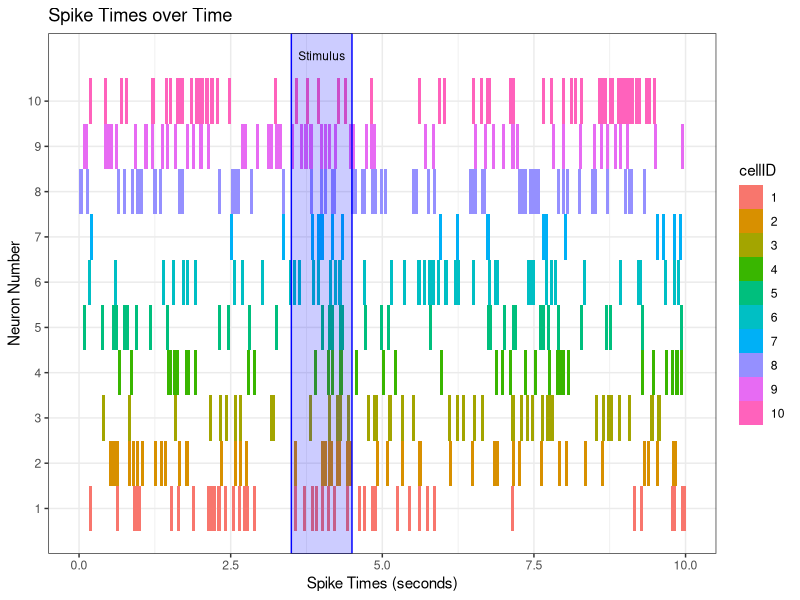
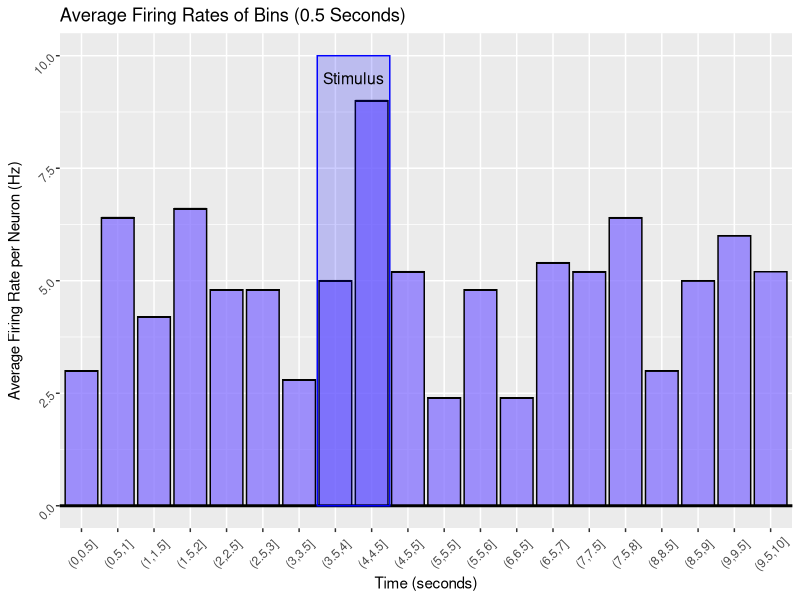
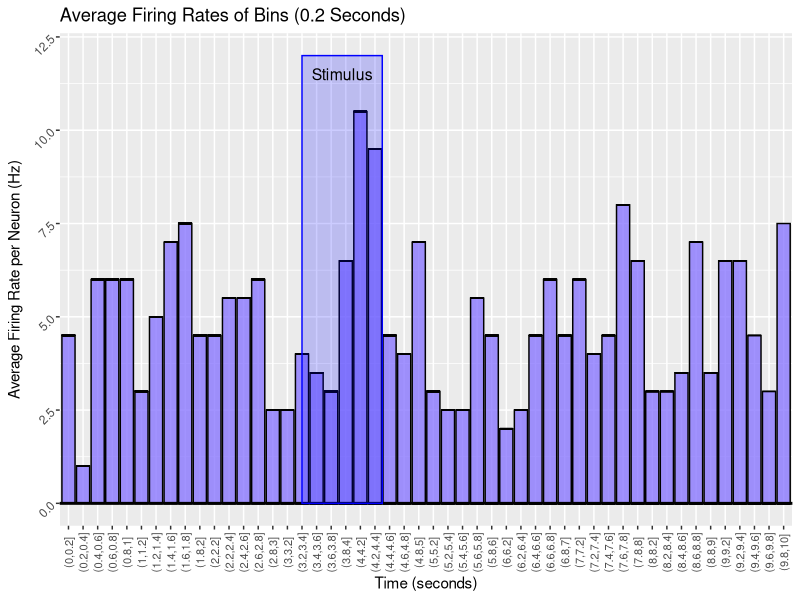
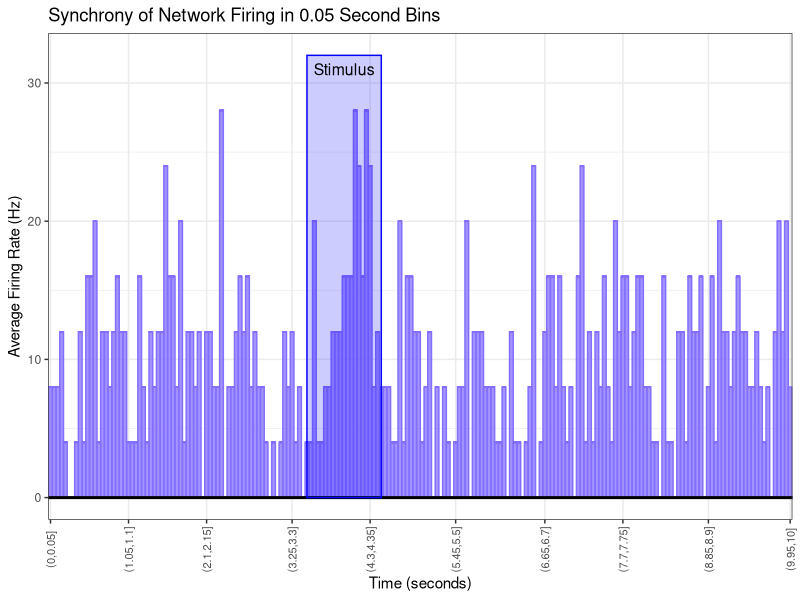
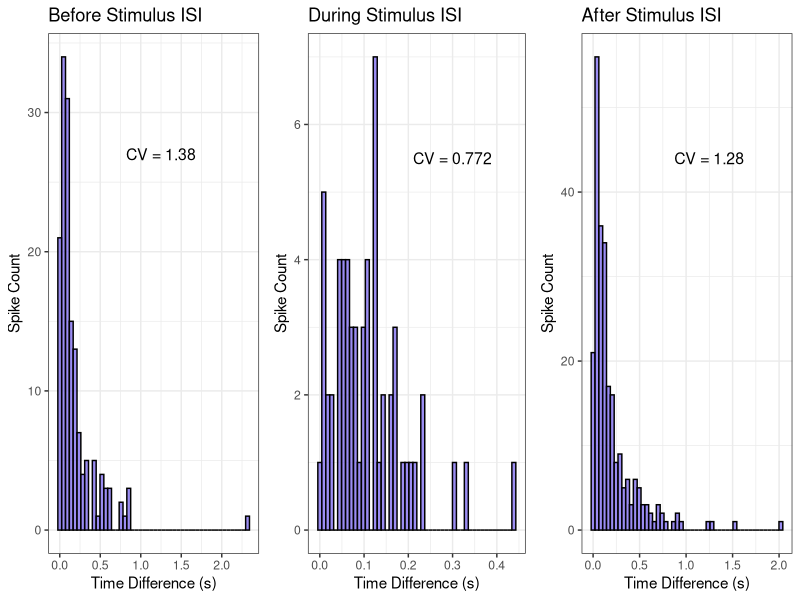

These charts were generated, in order, by the following R code:
# Caroline Cutter
# HW 5: Networks
# Wednesday, January 18, 2022

# -------------------------------- CODE -----------------------------------

# IMPORTS

library("ggplot2")                                   # ggplot2 library
library("tidyverse")                                 # tidyverse library
library("gridExtra")                                 # gridExtra library


setwd("~/Desktop/NSCI Data Science/Lab/Homework/HW 5")


# Initialize data frame --> column 1 = spike times, column 2 = neuron number
allSpikes.df <- data.frame(spikeTimes = NULL, cellID = NULL)

# Read in data frames then bind them to the big one 
spike.df <- read_csv("spikeTimes_neuron1_M1cortex.csv") %>% mutate(cellID = factor(1)) 
allSpikes.df <- rbind(allSpikes.df, spike.df)
spike.df <- read_csv("spikeTimes_neuron2_M1cortex.csv") %>% mutate(cellID = factor(2)) 
allSpikes.df <- rbind(allSpikes.df, spike.df)
spike.df <- read_csv("spikeTimes_neuron3_M1cortex.csv") %>% mutate(cellID = factor(3))
allSpikes.df <- rbind(allSpikes.df, spike.df)
spike.df <- read_csv("spikeTimes_neuron4_M1cortex.csv") %>% mutate(cellID = factor(4))
allSpikes.df <- rbind(allSpikes.df, spike.df)
spike.df <- read_csv("spikeTimes_neuron5_M1cortex.csv") %>% mutate(cellID = factor(5))
allSpikes.df <- rbind(allSpikes.df, spike.df)
spike.df <- read_csv("spikeTimes_neuron6_M1cortex.csv") %>% mutate(cellID = factor(6)) 
allSpikes.df <- rbind(allSpikes.df, spike.df)
spike.df <- read_csv("spikeTimes_neuron7_M1cortex.csv") %>% mutate(cellID = factor(7)) 
allSpikes.df <- rbind(allSpikes.df, spike.df)
spike.df <- read_csv("spikeTimes_neuron8_M1cortex.csv") %>% mutate(cellID = factor(8))
allSpikes.df <- rbind(allSpikes.df, spike.df)
spike.df <- read_csv("spikeTimes_neuron9_M1cortex.csv") %>% mutate(cellID = factor(9))
allSpikes.df <- rbind(allSpikes.df, spike.df)
spike.df <- read_csv("spikeTimes_neuron10_M1cortex.csv") %>% mutate(cellID = factor(10))
allSpikes.df <- rbind(allSpikes.df, spike.df)


allSpikes.df <- allSpikes.df[c("spikes", "cellID")]



# --------------------------- WS 5: Networks  ------------------------------


# PART 1:  Plot one of the graphs you designed 

# Raster Plot 
ggplot(data = allSpikes.df) +                               
  geom_tile(mapping = aes(x = spikes, 
                          y = cellID,
                          fill = cellID ), 
            width = .05) + 
  ggtitle("Spike Times over Time") +                   
  labs(x ="Spike Times (seconds)", y = "Neuron Number")  + 
  annotate("rect", xmin= 3.5, xmax = 4.5,
           ymin = 0 , ymax = 11.5, 
           alpha=0.2, color="blue", fill="blue") +
  annotate("text", x= 4, y = 11, label = "Stimulus", size = 3 ) + 
  theme_bw()




# *****************************************************************************

# PART 2: Plot the Three graphs we talked about in class


# FIRING RATE GRAPH (PER NEURON)

# Data for .5 second bins 
spike.data <- data.frame(bin = cut(allSpikes.df$spikes,     
                                   breaks = .5*(0:20),           # make 20 breaks of .5 seconds each
                                   dig.lab = 5) )%>%        
  group_by(bin) %>%                      # group by bins
  summarise(count = as.vector(table(bin)), bin = as.vector(names(table(bin)))) %>%    
  mutate(frequency = count/(.5 * 10))    # Frequency PER NEURON  = # spikes / time * N  


# Graph .5 second bins 
ggplot(data = spike.data) +                         
  geom_col(mapping = aes(x = bin, y = frequency),
           fill = "slateblue1",
           color = "black",
           alpha = .75 ) +
  geom_hline(yintercept = 0, size = 1, color = "black") +
  ggtitle("Average Firing Rates of Bins (0.5 Seconds)") + 
  labs(x ="Time (seconds)", y = "Average Firing Rate per Neuron (Hz)") + 
  theme(axis.text.x = element_text(angle = 45, vjust = .5),    # adjust text
        axis.text.y = element_text(angle = 45)) +
  annotate("rect", xmin= 7.5, xmax = 9.5,
         ymin = 0 , ymax = 10, 
         alpha=0.2, color="blue", fill="blue") + 
  annotate("text", x= 8.5, y = 9.5, label = "Stimulus", size = 4 )




# Data for .2 second bins 
spike.data <- data.frame(bin = cut(allSpikes.df$spikes,   
                                   breaks = .2*(0:50),    # make 50 breaks of .2 seconds each
                                   dig.lab = 5) )%>%
  group_by(bin) %>%                      # group by bins
  summarise(count = as.vector(table(bin)), bin = as.vector(names(table(bin)))) %>%        
  mutate(frequency = count/(.2 * 10))    # Frequency PER NEURON  = # spikes / time * N



# Graph .2 second bins  
ggplot(data = spike.data) +                         
  geom_col(mapping = aes(x = bin, y = frequency),
           fill = "slateblue1",
           color = "black",
           alpha = .75 ) +
  geom_hline(yintercept = 0, size = 1, color = "black") +
  ggtitle("Average Firing Rates of Bins (0.2 Seconds)") + 
  labs(x ="Time (seconds)", y = "Average Firing Rate per Neuron (Hz)") + 
  theme(axis.text.x = element_text(angle = 90, vjust = .5, size = 8),    # adjust text
        axis.text.y = element_text(angle = 45)) +
  annotate("rect", xmin= 17, xmax = 22.5,
           ymin = 0 , ymax = 12, 
           alpha=0.2, color="blue", fill="blue") + 
  annotate("text", x= 19.75, y = 11.5, label = "Stimulus", size = 4 )




# *****************************************************************************

# FANO FACTORS 


# FF FOR EACH CELL NUMBER 

spike.fano <- allSpikes.df %>%
  group_by(cellID) %>%
  mutate(bin = cut(spikes,
                   breaks = .25*(0:40),
                   dig.lab = 5)) %>%
  summarise(count = as.vector(table(bin)), bin = as.vector(names(table(bin)))) %>%
  summarize(fano = ( var(count) / mean(count)))

spike.fano


# FF FOR LABELED CELLS  


# Label all the cells based on before, during, after
before <- allSpikes.df %>% 
  filter(spikes < 3.5)  %>%
  mutate(label = "before")

during <- allSpikes.df %>% 
  filter(spikes >= 3.5 & spikes <= 4.5 )  %>%
  mutate(label = "during")

after <- allSpikes.df %>% 
  filter(spikes > 4.5) %>%
  mutate(label = "after")

allSpikes.df <- rbind(before, during, after)



# Calculate the FF 
spike.fano <- allSpikes.df %>% 
  group_by(label) %>%
  mutate(bin = cut(spikes,
                   breaks = .25*(0:40),
                   dig.lab = 5)) %>%
  summarise(count = as.vector(table(bin)), bin = as.vector(names(table(bin)))) %>% 
  mutate(countPerNeuron = count / 10 ) %>%
  mutate(firing.rate = count/(.25 * 10)) %>%
  group_by(label) %>%
  summarize(var(countPerNeuron)/mean(countPerNeuron))
  
spike.fano





# *****************************************************************************

# SYNCHRONY GRAPH 


# Spike differnces data 
spike.differences <- allSpikes.df %>%
  group_by(cellID) %>%
  summarize(difference = diff(spikes))


# Find min width - this doesn't work because it is too small 
min(spike.differences$difference)    # find min bin width = .002


spike.probability <- data.frame(bin = cut(allSpikes.df$spikes,
                                   breaks = .05*(0:200),       # make 200 of .05 seconds each
                                   dig.lab = 5) )%>%          
  group_by(bin) %>%                      # group by bins
  summarise(count = as.vector(table(bin)), bin = as.vector(names(table(bin)))) %>%  
  mutate(probability = count / 5)  %>%
  mutate(firing.rate = probability / (.05))     # R =  probability / seconds



 

# Graph 
ggplot(data = spike.probability) +                         
  geom_col(mapping = aes(x = bin, y = firing.rate),
           fill = "slateblue1",
           color = "slateblue1",
           alpha = .75,
           width = 1) +
  geom_hline(yintercept = 0, size = 1, color = "black") +
  ggtitle("Synchrony of Network Firing in 0.05 Second Bins") + 
  labs(x ="Time (seconds)", y = "Average Firing Rate (Hz)") +
  theme_bw() + 
  scale_x_discrete(breaks = c("(0,0.05]","(1.05,1.1]","(2.1,2.15]","(3.25,3.3]",
                              "(4.3,4.35]","(5.45,5.5]", "(6.65,6.7]", "(7.7,7.75]",
                              "(8.85,8.9]", "(9.95,10]")) + 
  theme(axis.text.x = element_text(angle = 90, vjust = .5, size = 8)) + 
  annotate("rect", xmin= 70, xmax = 90,
           ymin = 0 , ymax = 32, 
           alpha=0.2, color="blue", fill="blue") + 
  annotate("text", x= 80, y = 31, label = "Stimulus", size = 4 )
 



# *****************************************************************************

# ISI GRAPHS 


# Splitting data set 
before <- allSpikes.df %>% 
  filter(spikes < 3.5)

during <- allSpikes.df %>% 
  filter(spikes >= 3.5 & spikes <= 4.5 ) 

after <- allSpikes.df %>% 
  filter(spikes > 4.5)



# Differences of data sets 
before.differences <- before %>%
  group_by(cellID) %>%
  summarize(differences = diff(spikes))

during.differences <- during %>% 
  group_by(cellID) %>%
  summarize(differences = diff(spikes)) 


after.differences <- after %>% 
  group_by(cellID) %>%
  summarize(differences = diff(spikes)) 

  


# Graphing ISI plots 

before.ISI <- ggplot(data = before.differences) +                               
  geom_histogram(mapping = aes(x = differences ),    
                 bins = 50,                           
                 color ="black",                    
                 fill ="slateblue2",                   
                 alpha =  .75) +                   
  ggtitle("Before Stimulus ISI") +                   
  labs(x ="Time Difference (s)", y = "Spike Count") + 
  theme_bw() + 
  annotate("text", x= 1.25, y = 27, label = "CV = 1.38", size = 4 )

during.ISI <- ggplot(data = during.differences) +                               
  geom_histogram(mapping = aes(x = differences ),    
                 bins = 50,                           
                 color ="black",                    
                 fill ="slateblue2",                   
                 alpha =  .75) +                   
  ggtitle("During Stimulus ISI") +                   
  labs(x ="Time Difference (s)", y = "Spike Count") + 
  theme_bw() +
  annotate("text", x= .3, y = 5.5, label = "CV = 0.772", size = 4 )
  


after.ISI <- ggplot(data = after.differences) +                               
  geom_histogram(mapping = aes(x = differences ),    
                 bins = 50,                           
                 color ="black",                    
                 fill ="slateblue2",                   
                 alpha =  .75) +                   
  ggtitle("After Stimulus ISI") +                   
  labs(x ="Time Difference (s)", y = "Spike Count") + 
  theme_bw() +
  annotate("text", x= 1.25, y = 44, label = "CV = 1.28", size = 4 )


# Put them all together 
grid.arrange(before.ISI, during.ISI, after.ISI, nrow = 1) 
  
  
  

# *****************************************************************************

# CV'S FOR BEFORE, DURING, AFTER STIMULUS 


# Before CV = 1.376483
before.CV <- sd(before.differences$differences) / mean(before.differences$differences)

# During CV = 0.7717036
during.CV <- sd(during.differences$differences) / mean(during.differences$differences)


# After CV = 1.279079
after.CV <- sd(after.differences$differences) / mean(after.differences$differences)




